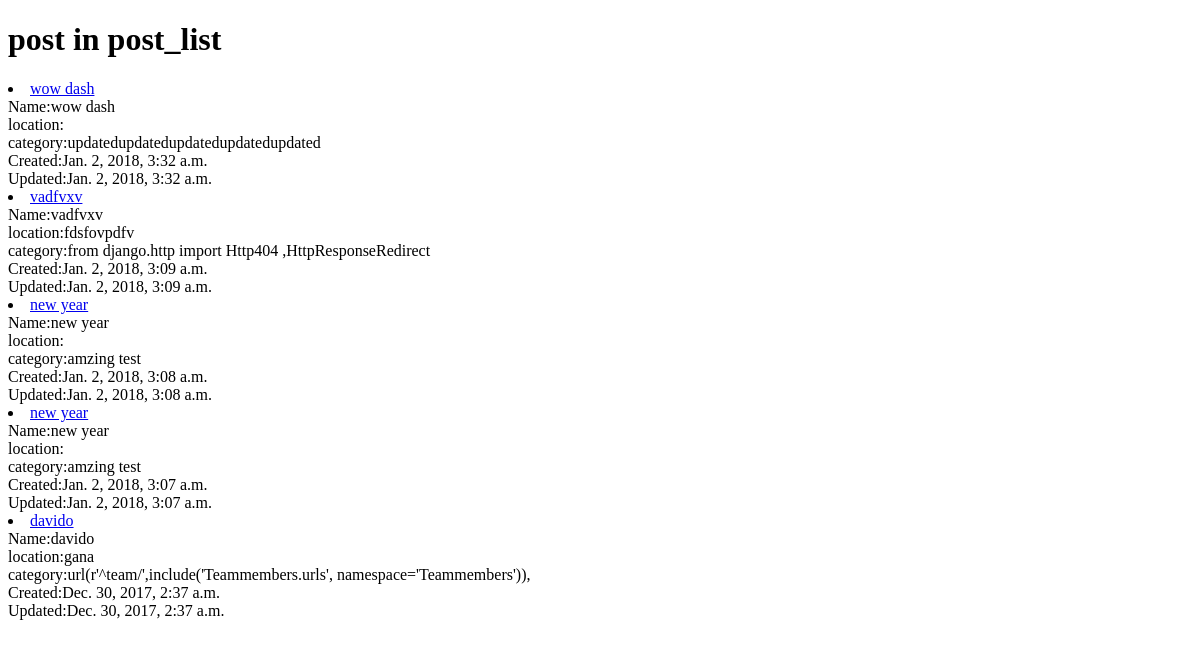
Before: / with the older database file.
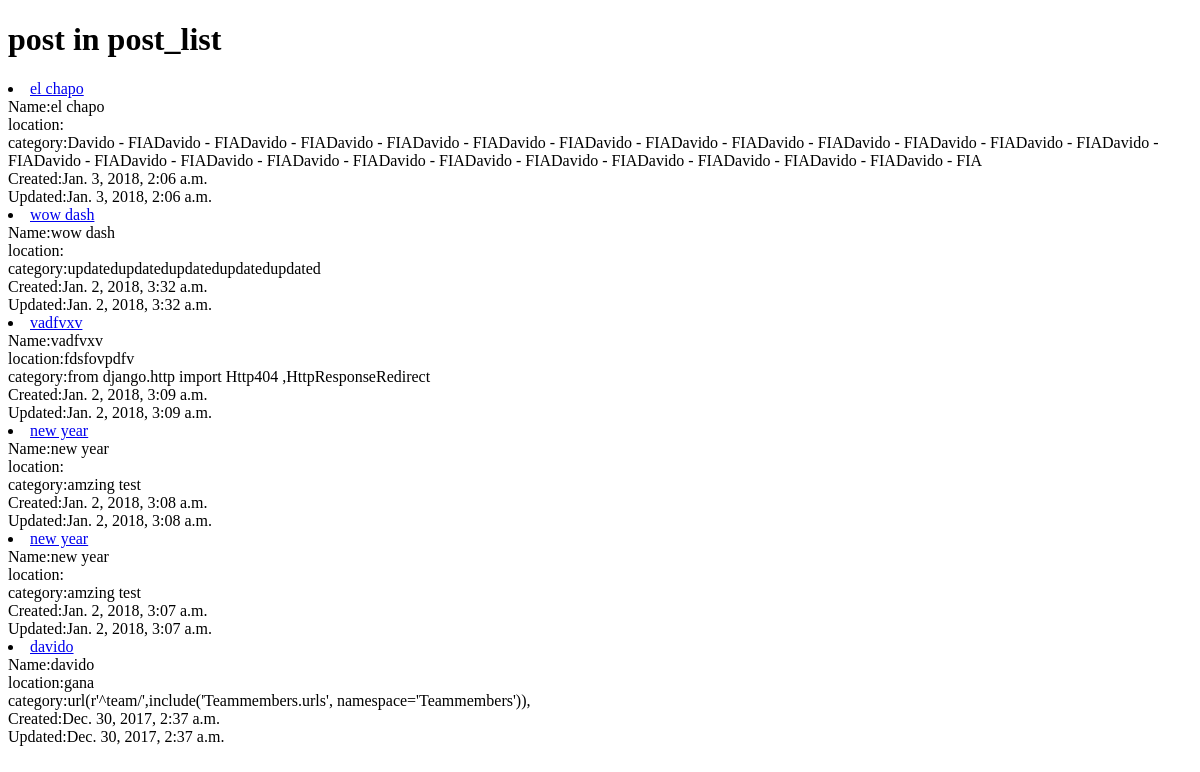
After: the same page with the newer database file.
### Main/models.py (models this page shows, shortened)
class Post(models.Model):
    owner =  models.ForeignKey(User, on_delete=models.CASCADE)
    title = models.CharField(max_length=200)
    slug      =      models.SlugField(unique=True,blank=True, null=True)
    location = models.CharField(max_length=150)
    image = models.ImageField(upload_to=upload_location)
    image_2 = models.ImageField(upload_to=upload_location)
    image_3 = models.ImageField(upload_to=upload_location,blank=True, null=True)
    image_4 = models.ImageField(upload_to=upload_location,blank=True, null=True)
    image_5 = models.ImageField(upload_to=upload_location,blank=True, null=True)
    description = models.TextField()
    size_of_land = models.CharField(max_length=150)
    location_details = models.CharField(max_length=300)
    price = models.CharField(max_length=150)
    features = models.TextField()
    updated = models.DateTimeField(auto_now=True, auto_now_add=False)
    timestamp = models.DateTimeField(auto_now=False, auto_now_add=True)
    def __str__(self):
        return self.title
    def get_absolute_url(self):
        return reverse("Main:detail",kwargs={"slug":self.slug})
    class Meta:
        ordering = ["-timestamp", "-updated"]

### Main/views.py (the view)
# urls.py: url(r'^$',PostListView.as_view(),name='list'),
class PostListView(ListView):
    queryset = Post.objects.all()

### Main/templates/Main/post_list.html (shortened to what this page needs)
<!DOCTYPE html>
<html lang="en">
<head>
</head>
<body>
    <h1> post in post_list</h1>
    {% for post in post_list %}
    <li><a href="{{ post.get_absolute_url }}">{{ post }}</a></li>
   Name:{{ post.title }} <br>   location:{{ post.location }} <br> category:{{ post.description }}  <br> Created:{{ post.timestamp }} <br>Updated:{{ post.updated }}
    {% endfor %}
</body>
</html>

Changed rows visible on the page:
added Post: title "el chapo", description "Davido - FIADavido - FIADavido - FIADavido - FIADavido - FIADavido - FIADavido - FIADavido - FIADavido - FIADavido - FIADavido - FIADavido - FIADavido - FIADavido - FIADavido - FIADavido - FIADavido - FIADavido - FIADavido - FIADavido - FIADavido - FIADavido - FIADavido - FIADavido - FIA", timestamp "Jan. 3, 2018, 2:06 a.m.", updated "Jan. 3, 2018, 2:06 a.m."
